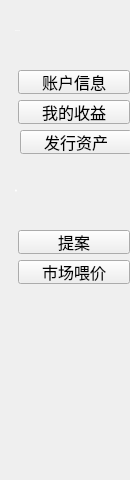
<?xml version="1.0" encoding="UTF-8"?>
<ui version="4.0">
 <class>FunctionGuardWidget</class>
 <widget class="QWidget" name="FunctionGuardWidget">
  <property name="geometry">
   <rect>
    <x>0</x>
    <y>0</y>
    <width>130</width>
    <height>480</height>
   </rect>
  </property>
  <property name="windowTitle">
   <string>Form</string>
  </property>
  <widget class="QLabel" name="label_normal">
   <property name="geometry">
    <rect>
     <x>0</x>
     <y>0</y>
     <width>120</width>
     <height>60</height>
    </rect>
   </property>
   <property name="font">
    <font>
     <family>微软雅黑</family>
     <pointsize>-1</pointsize>
     <weight>75</weight>
     <italic>false</italic>
     <bold>true</bold>
    </font>
   </property>
   <property name="styleSheet">
    <string notr="true">color: white;
font: bold 13px &quot;微软雅黑&quot;;
padding-left: 15px;</string>
   </property>
   <property name="text">
    <string>DIRECTOR</string>
   </property>
   <property name="alignment">
    <set>Qt::AlignLeading|Qt::AlignLeft|Qt::AlignVCenter</set>
   </property>
  </widget>
  <widget class="QPushButton" name="proposalBtn">
   <property name="geometry">
    <rect>
     <x>18</x>
     <y>230</y>
     <width>112</width>
     <height>24</height>
    </rect>
   </property>
   <property name="font">
    <font>
     <pointsize>12</pointsize>
    </font>
   </property>
   <property name="text">
    <string> 提案 </string>
   </property>
  </widget>
  <widget class="QLabel" name="label_normal_2">
   <property name="geometry">
    <rect>
     <x>0</x>
     <y>160</y>
     <width>120</width>
     <height>60</height>
    </rect>
   </property>
   <property name="font">
    <font>
     <family>微软雅黑</family>
     <pointsize>-1</pointsize>
     <weight>75</weight>
     <italic>false</italic>
     <bold>true</bold>
    </font>
   </property>
   <property name="styleSheet">
    <string notr="true">color: white;
font: bold 14px &quot;微软雅黑&quot;;
padding-left: 15px;</string>
   </property>
   <property name="text">
    <string>提案</string>
   </property>
   <property name="alignment">
    <set>Qt::AlignLeading|Qt::AlignLeft|Qt::AlignVCenter</set>
   </property>
  </widget>
  <widget class="QPushButton" name="accountInfoBtn">
   <property name="geometry">
    <rect>
     <x>18</x>
     <y>70</y>
     <width>112</width>
     <height>24</height>
    </rect>
   </property>
   <property name="font">
    <font>
     <pointsize>12</pointsize>
    </font>
   </property>
   <property name="text">
    <string>账户信息</string>
   </property>
  </widget>
  <widget class="QPushButton" name="myIncomeBtn">
   <property name="geometry">
    <rect>
     <x>18</x>
     <y>100</y>
     <width>112</width>
     <height>24</height>
    </rect>
   </property>
   <property name="font">
    <font>
     <pointsize>12</pointsize>
    </font>
   </property>
   <property name="text">
    <string>我的收益</string>
   </property>
  </widget>
  <widget class="QPushButton" name="feedPriceBtn">
   <property name="geometry">
    <rect>
     <x>18</x>
     <y>260</y>
     <width>112</width>
     <height>24</height>
    </rect>
   </property>
   <property name="font">
    <font>
     <pointsize>12</pointsize>
    </font>
   </property>
   <property name="text">
    <string>市场喂价</string>
   </property>
  </widget>
  <widget class="QPushButton" name="issueAssetBtn">
   <property name="geometry">
    <rect>
     <x>20</x>
     <y>130</y>
     <width>112</width>
     <height>24</height>
    </rect>
   </property>
   <property name="font">
    <font>
     <pointsize>12</pointsize>
    </font>
   </property>
   <property name="text">
    <string>发行资产</string>
   </property>
  </widget>
  <zorder>label_normal_2</zorder>
  <zorder>label_normal</zorder>
  <zorder>proposalBtn</zorder>
  <zorder>accountInfoBtn</zorder>
  <zorder>myIncomeBtn</zorder>
  <zorder>feedPriceBtn</zorder>
  <zorder>issueAssetBtn</zorder>
 </widget>
 <resources/>
 <connections/>
</ui>
